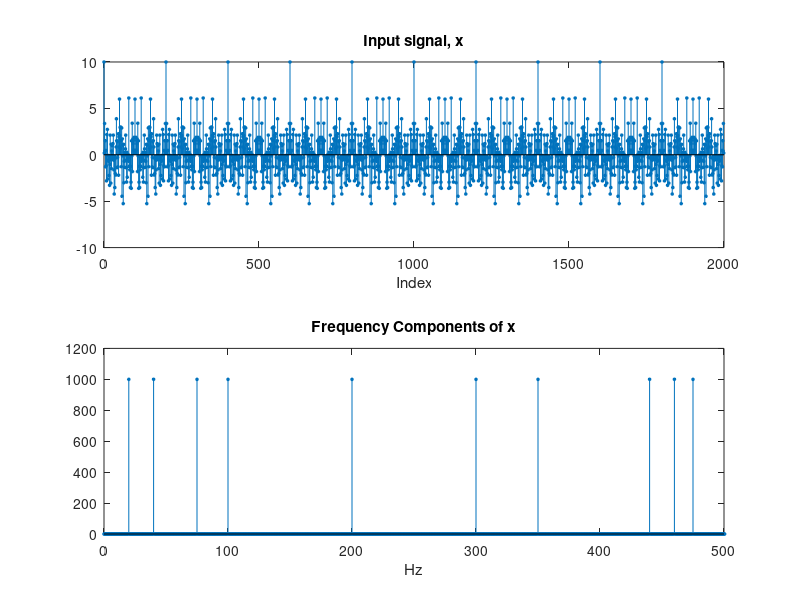
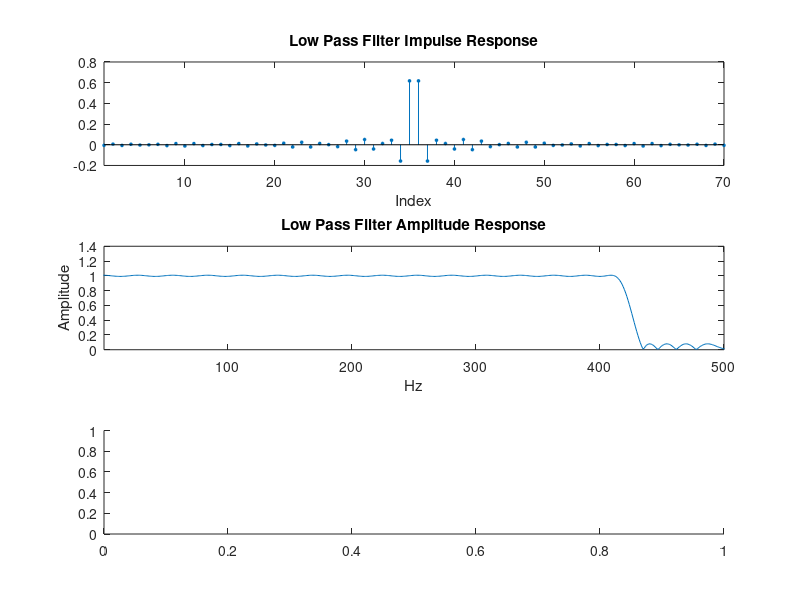

The MATLAB script that drew these images, in order: (Note: this script raises an error after producing the figures.)
%DSP 423 Filter Design Assignment
%11/30/20
%Jordan Sinoway
%sampling rate @ 1khz
%frequencies above 420Hz must be suppresed with transition bandwidth
%of 20Hz (410-430)
%filter must have linear phase with  anequiripple  passband  with  maximum  ripple  of  0.01  
%and  an  equiripple  stop-band with maximum ripple of 0.1
%frequencies below 50hz must be suppressed with a stopband attenuation of
%50db and a max passband ripple of 2dB, a stopdband edge frequency of 40Hz
%and a passband edge frequency of 60Hz
%-----------------------------INPUT SIGNAL-----------------------------
Ft = 1000; %sample rate in hz
signal_length = 2; %signal length in seconds
num_samples = signal_length*Ft; %total samples
t = (0:1:num_samples-1);

%combinging components of input signal
x = cos(2*pi*20*t/Ft)+cos(2*pi*40*t/Ft)+cos(2*pi*75*t/Ft)+cos(2*pi*100*t/Ft)+cos(2*pi*200*t/Ft);
x = x+cos(2*pi*300*t/Ft)+cos(2*pi*350*t/Ft)+cos(2*pi*440*t/Ft)+cos(2*pi*460*t/Ft)+cos(2*pi*475*t/Ft);

figure(1) %plot x
subplot(2,1,1)
stem(t,x,'filled','MarkerSize',2)
xlabel('Index')
title('Input signal, x')% title the figure

x_fft = fft(x);  % fft of input to show frequency
freq = (0:num_samples-1)*(Ft/num_samples); % converting bin number to frequency

subplot(2,1,2) %plotting fft of x
stem(freq,abs(x_fft),'filled','MarkerSize',2 ) %take abs
xlabel('Hz')
title('Frequency Components of x')
xlim([0 500]) 


%-----------------------------LOW PASS FILTER-----------------------------
Fp = 410; %Passband edge in Hz
Fs = 430; %stopband edge
Ft = 1000; %sampling frequency
Ap = 20*log10(sqrt(1+((0.01)^2))); %equripple max passband ripple 
As = 20*log10(0.1); %equripple max stopband ripple

wp = 2*pi*(Fp/Ft); %normalized passband edge
ws = 2*pi*(Fs/Ft); %normalized stopband edge

delta_p = (10^(Ap/20)-1)/(10^(Ap/20)+1); 
delta_s = (1+delta_p)/(10^(As/20)); %attenuations

[N,fo,mo,W] = firpmord( [Fp Fs], [1 0],[0.01 0.1], Ft); 
% ^ Parks-McClellan optimal FIR filter order estimation
disp('FIR Lowpass Filter Order N = ')
disp(N)

lp_filter = firpm(N,fo,mo,W); %Computing the lp filter

%impulse response
impulseResponseTest = zeros(1,num_samples); %zero fill
impulseResponseTest(1) = 1; %creating single pulse
impulse_rep_lpf = filter(lp_filter,1,impulseResponseTest); %applying filter to impulse

%amplitude response
[H,w] = freqz(lp_filter,1); %compute the amplitude response


%plotting LPF reponses
figure(2)
subplot(3,1,1) %plot Low Pass filter Impulse response
stem(t,impulse_rep_lpf,'filled','MarkerSize',2)
xlabel('Index')
xlim([1 70])
title('Low Pass Filter Impulse Response')

subplot(3,1,2) %plot Low Pass filter amplitude response
plot((w.*(Ft/6.24)),abs(H)) %abs to show amp
xlabel('Hz')
ylabel('Amplitude')
title('Low Pass Filter Amplitude Response')
xlim([1 500])

subplot(3,1,3) %plot Low Pass filter log magnitude response
plot((w.*(Ft/6.24)), db(H)) %convert to db to show log mag
xlabel('Hz')
ylabel('Magnitude in dB')
title('Low Pass Filter Log Magnitude Response')
xlim([1 500])

%--------------------------------------------------------------------------

%-----------------------------HIGH PASS FILTER-----------------------------
Fp_HP = 60; %Passband edge in Hz
Fs_HP = 40; %stopband edge
Ft = 1000; %sampling frequency
Ap_HP = 2; %dB, max passband ripple 
At = 50; %dB, stopband attentuation

wp_HP = 2*pi*(Fp_HP/Ft); %normalized passband edge
ws_HP = 2*pi*(Fs_HP/Ft); %normalized stopband edge

delta_p_HP = (10^(Ap_HP/20)-1)/(10^(Ap_HP/20)+1); 
delta_s_HP = (1+delta_p_HP)/(10^(At/20)); %attenuations

[N_HP,fo_HP,mo_HP,W_HP] = firpmord( [Fs_HP Fp_HP],[0 1],[delta_s_HP delta_p_HP], Ft); 
% ^ Parks-McClellan optimal FIR filter order estimation
disp('FIR Highpass Filter Order N = ')
disp(N_HP)

hp_filter = firpm(N_HP,fo_HP,mo_HP,W_HP); %Computing the hp filter


%impulse response
impulse_rep_hpf = filter(hp_filter,1,impulseResponseTest); %applying filter to impulse

%amplitude response
[H_HP,w_HP] = freqz(hp_filter,1); %compute the amplitude response


%plotting HPF reponses
figure(3)
subplot(3,1,1) %plot High Pass filter Impulse response
stem(t,impulse_rep_hpf,'filled','MarkerSize',2)
xlabel('Index')
xlim([1 80])
title('High Pass Filter Impulse Response')

subplot(3,1,2) %plot High Pass filter amplitude response
plot((w_HP.*(Ft/6.24)),abs(H_HP)) %abs to show amp
xlabel('Hz')
ylabel('Amplitude')
title('Low Pass Filter Amplitude Response')
xlim([1 500])

subplot(3,1,3) %plot Low Pass filter log magnitude response
plot((w_HP.*(Ft/6.24)),db(H_HP)) %convert to db to show log mag
xlabel('Hz')
ylabel('Magnitude in dB')
title('High Pass Filter Log Magnitude Response')
xlim([1 500])
%--------------------------------------------------------------------------

%-----------------------------COMBINED FILTER-----------------------------
%applying Low pass to input signal x
y = filter(lp_filter,1,x); 

%applying High pass to post LPF signal y
z = filter(hp_filter,1,y); 

z_fft = fft(z); % fft of input to show frequency
freq = (0:num_samples-1)*(Ft/num_samples); % converting bin number to frequency

%plotting z (output signal)
figure(4)
subplot(2,1,1)
stem(t,z,'filled','MarkerSize',2)
xlabel('Index')
title('Filter Output for z[n]')

subplot(2,1,2);
stem (freq,abs(z_fft),'filled','MarkerSize',2 )
xlabel('Frequency(Hz)')
title('Frequency Components of Filter Output')
xlim([0 max(f)/2]) 